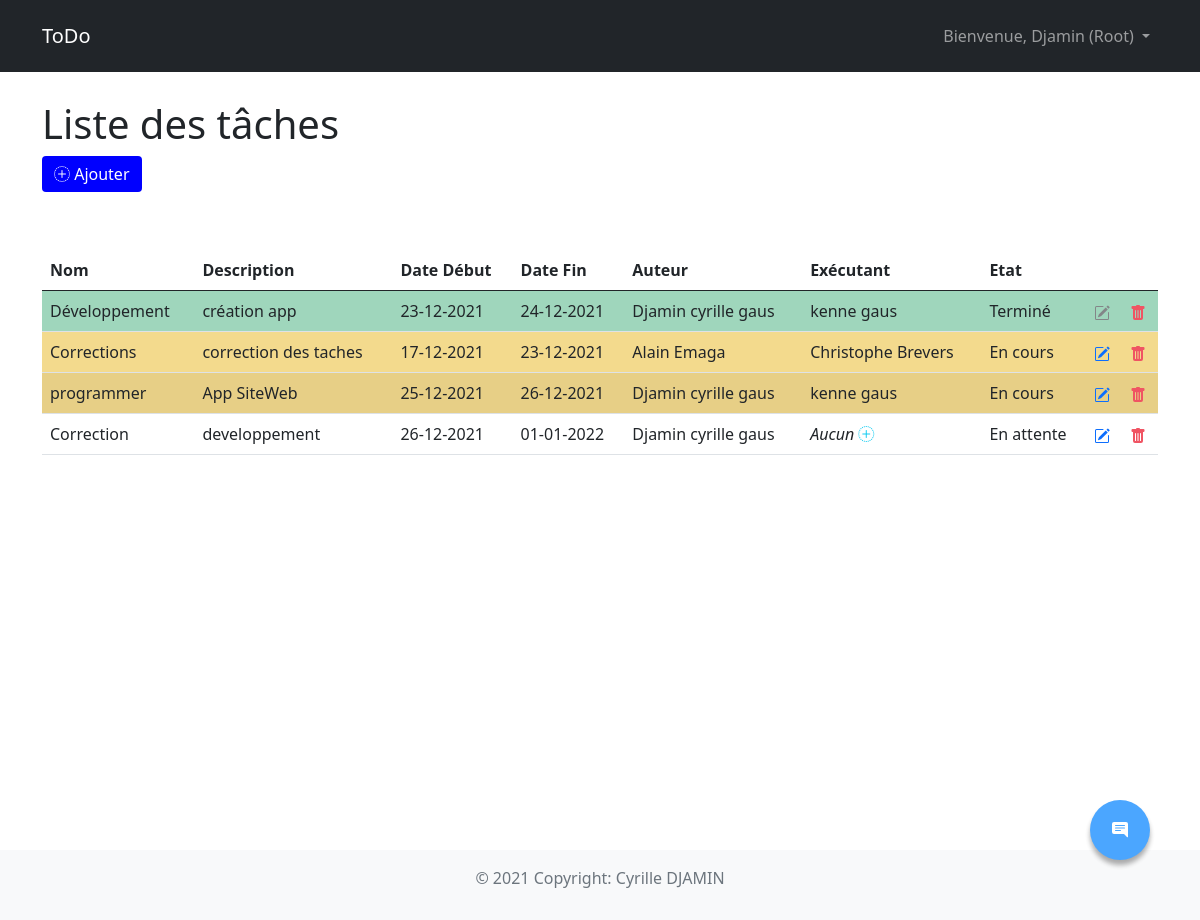
The app's page /index.php?page=dashboard (signed in) with its own data.
### tables this page shows
CREATE TABLE IF NOT EXISTS `tache` (
  `id` int(11) NOT NULL AUTO_INCREMENT,
  `name` varchar(255) NOT NULL,
  `description` text NOT NULL,
  `date_debut` varchar(255) NOT NULL,
  `date_fin` varchar(255) NOT NULL,
  `etat` enum('EnCours','Terminee','EnAttente') NOT NULL DEFAULT 'EnCours',
  `commanditaire` int(11) NOT NULL,
  `id_utilisateur` int(11) DEFAULT NULL,
  PRIMARY KEY (`id`),
  KEY `fk_user` (`id_utilisateur`),
  KEY `fk_commanditaire` (`commanditaire`)
);

CREATE TABLE IF NOT EXISTS `user` (
  `id` int(11) NOT NULL AUTO_INCREMENT,
  `last_name` varchar(255) NOT NULL,
  `first_name` varchar(255) NOT NULL,
  `email` varchar(255) NOT NULL,
  `phone` varchar(255) NOT NULL,
  `password` varchar(255) NOT NULL,
  `isconnected` enum('Client','Travailleur','Root','Disconnected') NOT NULL DEFAULT 'Disconnected',
  `statuts` varchar(255) NOT NULL,
  `activated` tinyint(1) NOT NULL DEFAULT '0',
  PRIMARY KEY (`id`)
);

### models/db_connection.php (called while the page is built, shortened)
<?php
class Database {
    private static $instance;
    private $_host = 'localhost';
    private $_database = 'djamin-exam';
    private $_username = 'root';
    private $_password = '76416558Gaus';
    private function __construct() {
        try {
            $this->connection = new PDO('mysql:host='.$this->_host.';dbname='.$this->_database.';charset=utf8', $this->_username, $this->_password);
        } catch(Exception $e) {
            die('Erreur : '.$e->getMessage());
        }
    }
    public static function getInstance() {
        if(!self::$instance) {
            self::$instance = new Database();
        }
        return self::$instance;
    }
}

### models/taches.php (called while the page is built, shortened)
<?php
function getTasks() {
    $bdd = Database::getInstance();
    try {
        $req = $bdd->connection->prepare("
            SELECT
            T.id,
            T.name,
            T.description,
            T.date_debut,
            T.date_fin,
            T.etat,
            T.commanditaire,
            T.id_utilisateur ,
            E.id 'id_executant',
            E.first_name 'prenom_executant',
            E.last_name 'nom_executant',
            U.id 'id_auteur',
            U.first_name 'prenom_auteur',
            U.last_name 'nom_auteur'
            FROM tache T
            LEFT JOIN user U ON T.commanditaire=U.id
            LEFT JOIN user E ON T.id_utilisateur=E.id
        ");
        $req->execute();
        $tasks = $req->fetchAll();
        return $tasks;
    } catch(Exception $e) {
        die('Erreur : '.$e->getMessage());
    }
}

### Views/pages/dashboard.php (the view, shortened to what this page needs)
<?php include_once(__DIR__ . '/../partials/header.php'); ?>
    <main class='main-content container main-container'>
      <h1><?= $_SESSION['user']['isconnected'] == 'Root' ? "Liste des tâches" : "Mes tâches" ?></h1>
      <?php if($_SESSION['user']['isconnected'] == 'Root' || $_SESSION['user']['isconnected'] == 'Client'): ?>
      <button type="button" class="btn btn-success" onclick="showModal()">
        <i class="bi bi-plus-circle-dotted"></i> Ajouter
      </button>
      <?php endif; ?>
      <div class="mt-5">
      <table class="table table-striped table-hover">
        <thead>
            <tr>
                <th scope="col">Nom</th>
                <th scope="col">Description</th>
                <th scope="col">Date Début</th>
                <th scope="col">Date Fin</th>
                <th scope="col">Auteur</th>
                <?php if($_SESSION['user']['isconnected'] != 'Travailleur'): ?>
                <th scope="col">Exécutant</th>
                <?php endif; ?>
                <th scope="col">Etat</th>
                <?php if($_SESSION['user']['isconnected'] == 'Root' || $_SESSION['user']['isconnected'] == 'Client'): ?>
                <th></th>
                <th></th>
                <?php endif; ?>
            </tr>
        </thead>
        <tbody>
            <?php foreach($taches as $index=>$tache): ?>
            <?php if($_SESSION['user']['isconnected'] == 'Root'): ?>
            <tr class="<?php if($tache["etat"] == "Terminee") { echo "task-done-bg"; } if($tache["etat"] == "EnCours") { echo "task-going-bg"; } ?>">
                <td><?= $tache["name"] ?></td>
                <td><?= $tache["description"] ?></td>
                <td><?= $tache["date_debut"] ?></td>
                <td><?= $tache["date_fin"] ?></td>
                <td><?= $tache["prenom_auteur"] . " " . $tache["nom_auteur"] ?></td>
                <td>
                    <?php if(isset($tache["id_utilisateur"])) { echo $tache["prenom_executant"] . " " . $tache["nom_executant"]; } else { ?> <em>Aucun</em> <a onclick="setTask('<?= HOST_URL ?>', <?= $tache['id'] ?>)" class='cursor-pointer'><i class='bi bi-plus-circle-dotted text-info'></i></a> <?php } ?>
                </td>
                <td><?php if($tache["etat"] == 'EnCours') { echo "En cours"; } else if($tache["etat"] == 'EnAttente') { echo "En attente"; } else { echo "Terminé"; } ?></td>
                <td>
                    <a href="#" class="<?= $tache["etat"] == 'Terminee' ? 'pe-none' : '' ?>" onclick='<?php if($tache["etat"] != 'Terminee') { echo "showModal(" . $tache["id"] . ", " . json_encode($tache) . ")"; } ?>'>
                        <svg xmlns="http://www.w3.org/2000/svg" width="16" height="16" fill="<?= $tache["etat"] == 'Terminee' ? '#838688' : '#0d6efd' ?>" class="bi bi-pencil-square" viewBox="0 0 16 16">
                            <path d="M15.502 1.94a.5.5 0 0 1 0 .706L14.459 3.69l-2-2L13.502.646a.5.5 0 0 1 .707 0l1.293 1.293zm-1.75 2.456-2-2L4.939 9.21a.5.5 0 0 0-.121.196l-.805 2.414a.25.25 0 0 0 .316.316l2.414-.805a.5.5 0 0 0 .196-.12l6.813-6.814z"></path>
                            <path fill-rule="evenodd" d="M1 13.5A1.5 1.5 0 0 0 2.5 15h11a1.5 1.5 0 0 0 1.5-1.5v-6a.5.5 0 0 0-1 0v6a.5.5 0 0 1-.5.5h-11a.5.5 0 0 1-.5-.5v-11a.5.5 0 0 1 .5-.5H9a.5.5 0 0 0 0-1H2.5A1.5 1.5 0 0 0 1 2.5v11z"></path>
                        </svg>
                    </a>
                </td>
                <td>
                    <a href="#" onclick="supprimerTache('<?= HOST_URL ?>', <?= $tache['id'] ?>)">
                    </a>
                </td>
            </tr>
            <?php endif; ?>
            <?php endforeach; ?>
        </tbody>
        </table>
      </div>
    </main>
    <section>
        <button class="chat-btn">
        </button>
    </section>
<?php include_once(__DIR__ . '/../partials/footer.php'); ?>

### Views/css/style.css (style rules this page uses)
.cursor-pointer { cursor: pointer !important; }
.main-container { padding-top: 100px; }
.main-content { min-height: 850px !important; }
.task-done-bg { background-color: #a7e1c6; }
.task-going-bg { background-color: #f1d274d1; }
.chat-btn { position: absolute; right: 14px; bottom: 30px; cursor: pointer; }
.chat-btn { width: 50px; height: 50px; display: flex; justify-content: center; align-items: center; border-radius: 50px; background-color: blue; color: #fff; font-size: 22px; border: none; }
.chat-form input, textarea, button { margin-bottom: 10px; }
.btn, .btn:focus, .btn:hover { background-color: blue; border: blue; }

### Views/css/chat.css (style rules this page uses)
section { max-width: 1100px; margin: auto; text-align: center; padding: 0 1rem; }
.chat-btn { position: fixed; right: 50px; bottom: 50px; background: dodgerblue; color: white; width: 60px; height: 60px; border-radius: 50%; opacity: 0.8; transition: opacity 0.3s; box-shadow: 0 5px 5px rgba(0, 0, 0, 0.4); }

### records on screen
tache: name "Développement", description "création app", date_debut "23-12-2021", date_fin "24-12-2021", commanditaire.first_name "Djamin", commanditaire.last_name "cyrille gaus", id_utilisateur.first_name "kenne", id_utilisateur.last_name "gaus", etat "Terminé"
tache: name "Corrections", description "correction des taches", date_debut "17-12-2021", date_fin "23-12-2021", commanditaire.first_name "Alain", commanditaire.last_name "Emaga", id_utilisateur.first_name "Christophe", id_utilisateur.last_name "Brevers", etat "En cours"
tache: name "programmer", description "App SiteWeb", date_debut "25-12-2021", date_fin "26-12-2021", commanditaire.first_name "Djamin", commanditaire.last_name "cyrille gaus", id_utilisateur.first_name "kenne", id_utilisateur.last_name "gaus", etat "En cours"
tache: name "Correction", description "developpement", date_debut "26-12-2021", date_fin "01-01-2022", commanditaire.first_name "Djamin", commanditaire.last_name "cyrille gaus", etat "En attente"

### other values on screen
$_SESSION['user']['first_name'] "Djamin"
